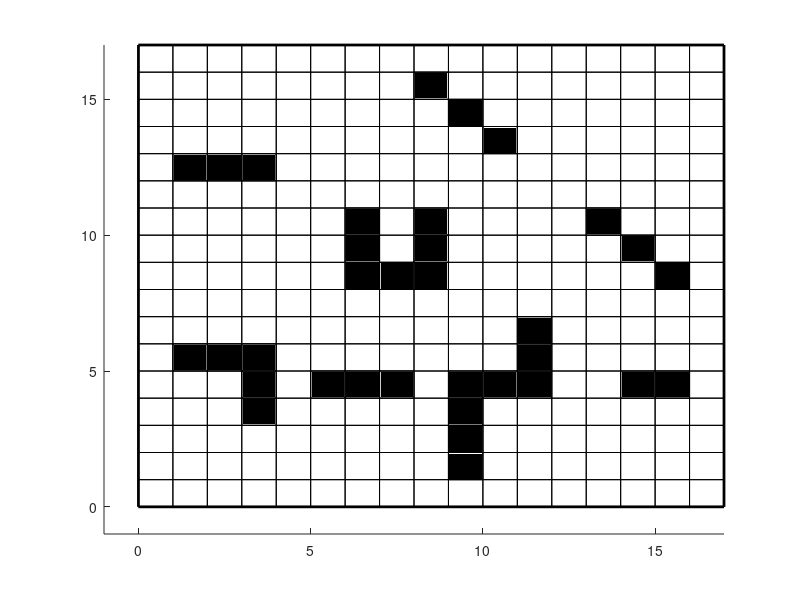

The MATLAB source for this figure:
clear all;
close all;
dim_x = 17; dim_y = 17;
axis([-1 dim_x -1 dim_y]);
rectangle('Position', [0, 0, 17, 17], 'linewidth',2);
for i=0:16
        rectangle('Position', [0, i, 17, 1]);
end

for i=0:16
        rectangle('Position', [i, 0, 1, 17]);
end

rectangle('Position',[9, 1, 1, 1], 'facecolor', 'black');
rectangle('Position',[9, 2, 1, 1], 'facecolor', 'black');
rectangle('Position',[3, 3, 1, 1], 'facecolor', 'black');
rectangle('Position',[9, 3, 1, 1], 'facecolor', 'black');
rectangle('Position',[3, 4, 1, 1], 'facecolor', 'black');
rectangle('Position',[5, 4, 1, 1], 'facecolor', 'black');
rectangle('Position',[6, 4, 1, 1], 'facecolor', 'black');
rectangle('Position',[7, 4, 1, 1], 'facecolor', 'black');
rectangle('Position',[9, 4, 1, 1], 'facecolor', 'black');
rectangle('Position',[10, 4, 1, 1], 'facecolor', 'black');
rectangle('Position',[11, 4, 1, 1], 'facecolor', 'black');
rectangle('Position',[14, 4, 1, 1], 'facecolor', 'black');
rectangle('Position',[15, 4, 1, 1], 'facecolor', 'black');
rectangle('Position',[1, 5, 1, 1], 'facecolor', 'black');
rectangle('Position',[2, 5, 1, 1], 'facecolor', 'black');
rectangle('Position',[3, 5, 1, 1], 'facecolor', 'black');
rectangle('Position',[11, 5, 1, 1], 'facecolor', 'black');
rectangle('Position',[11, 6, 1, 1], 'facecolor', 'black');
rectangle('Position',[6, 8, 1, 1], 'facecolor', 'black');
rectangle('Position',[7, 8, 1, 1], 'facecolor', 'black');
rectangle('Position',[8, 8, 1, 1], 'facecolor', 'black');
rectangle('Position',[15, 8, 1, 1], 'facecolor', 'black');
rectangle('Position',[6, 9, 1, 1], 'facecolor', 'black');
rectangle('Position',[8, 9, 1, 1], 'facecolor', 'black');
rectangle('Position',[14, 9, 1, 1], 'facecolor', 'black');
rectangle('Position',[6, 10, 1, 1], 'facecolor', 'black');
rectangle('Position',[8, 10, 1, 1], 'facecolor', 'black');
rectangle('Position',[13, 10, 1, 1], 'facecolor', 'black');
rectangle('Position',[1, 12, 1, 1], 'facecolor', 'black');
rectangle('Position',[2, 12, 1, 1], 'facecolor', 'black');
rectangle('Position',[3, 12, 1, 1], 'facecolor', 'black');
rectangle('Position',[10, 13, 1, 1], 'facecolor', 'black');
rectangle('Position',[9, 14, 1, 1], 'facecolor', 'black');
rectangle('Position',[8, 15, 1, 1], 'facecolor', 'black');


hold on;
